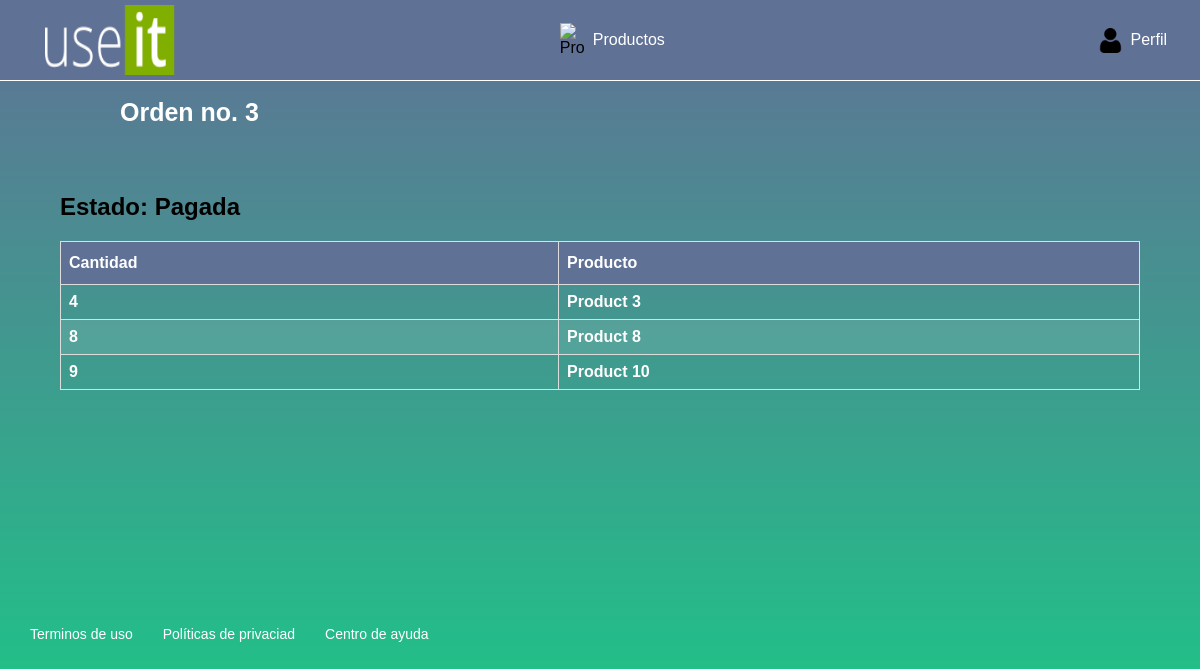
The page /view_order/3 (signed in) on the database its author committed.
### products/models/order.py (models this page shows, shortened)
class Order(models.Model):
    id = models.AutoField(primary_key=True)
    user_id = models.ForeignKey(
        User, related_name="user_order", on_delete=models.CASCADE)
    status = models.IntegerField()
    list_items = relationship("OrderItems", backref="Order")
    @property
    def list_items(self):
        order_items = OrderItems.objects.filter(order_id=self)
        list_elements = []
        for obj in order_items:
            list_elements.append([obj.product_id, obj.cant])
        print(list_elements)
        return list_elements

### products/models/product.py (models this page shows)
class Product(models.Model):
    id = models.AutoField(primary_key=True)
    name = models.CharField(max_length=250)
    description = models.CharField(max_length=500, null=True)
    def __str__(self):
        return self.name

### products/views/orders.py (the view)
# urls.py: path('view_order/<int:id>', view_order, name='view_order'),
@require_http_methods(["GET"])
def view_order(request, id):
    if request.user.is_authenticated:
        my_order = Order.objects.get(id=id)
        context = {
            "my_order": my_order
        }
        return render(request, 'view_order.html', context=context)
    return redirect('/login')

### templates/view_order.html (shortened to what this page needs)
{% extends 'base.html' %}
{% block header_title %} Orden no. {{ my_order.id }} {% endblock%}
{% block content %}
{% if my_order.status == 0 %}
<h2>Estado: Por pagar</h2>
{% else %}
<h2>Estado: Pagada</h2>
{% endif %}
<table class="table" border="2">
    <thead>
        <tr>
            <th>Cantidad</th>
            <th>Producto</th>
        </tr>
    </thead>
    <tbody id="tbody_headers">
        {% for item in my_order.list_items %}
        <tr>
            <td>{{ item.1 }}</td>
            <td>{{ item.0.name }}</td>
        </tr>
        {% endfor %}
    </tbody>
</table>
{% endblock %}

### static/styles/index.css (style rules this page uses)
body { margin: 0px; background: linear-gradient(#607196, #21c088 ); padding: 0px; font-family: 'Muli', sans-serif; overflow-x: hidden; }
::placeholder { color: white; }
.table { border: 1px solid white; border-collapse: collapse; width: 100%; align-items: center; color: white; font-weight: bold; }
.table td, .table th { border: 1px solid #ddd; padding: 8px; }
.table tr:nth-child(even) { background-color: rgba(255, 255, 255, 0.1); }
.table th { padding-top: 12px; padding-bottom: 12px; text-align: left; background-color: #607196; color: white; }

### rows shown on the page
Order: id "3"
Product: item "4", name "Product 3"
Product: id "8", name "Product 8"
Product: item "9", name "Product 10"
